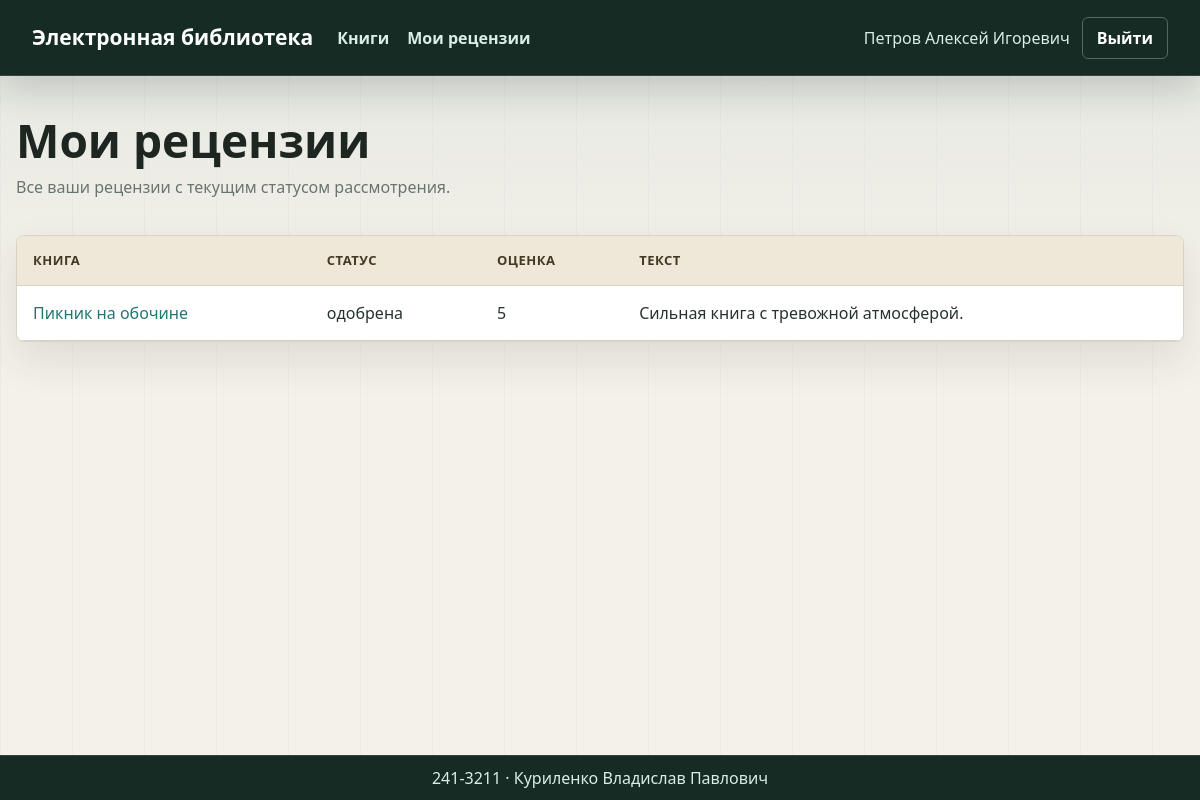
The app's page /my-reviews (signed in) with its own data.
### app.py (models this page shows, shortened)
class User(UserMixin, db.Model):
    __tablename__ = "users"
    id = db.Column(db.Integer, primary_key=True)
    login = db.Column(db.String(80), nullable=False, unique=True)
    password_hash = db.Column(db.String(255), nullable=False)
    last_name = db.Column(db.String(120), nullable=False)
    first_name = db.Column(db.String(120), nullable=False)
    middle_name = db.Column(db.String(120))
    role_id = db.Column(db.Integer, db.ForeignKey("roles.id"), nullable=False)
    role = db.relationship("Role", back_populates="users")
    reviews = db.relationship("Review", back_populates="user", cascade="all, delete-orphan")
    @property
    def full_name(self):
        parts = [self.last_name, self.first_name, self.middle_name]
        return " ".join(part for part in parts if part)
    def has_role(self, *names):
        return self.is_authenticated and self.role and self.role.name in names

class Review(db.Model):
    __tablename__ = "reviews"
    id = db.Column(db.Integer, primary_key=True)
    book_id = db.Column(db.Integer, db.ForeignKey("books.id", ondelete="CASCADE"), nullable=False)
    user_id = db.Column(db.Integer, db.ForeignKey("users.id", ondelete="CASCADE"), nullable=False)
    rating = db.Column(db.Integer, nullable=False)
    text = db.Column(db.Text, nullable=False)
    created_at = db.Column(db.DateTime, nullable=False, default=datetime.utcnow)
    status_id = db.Column(db.Integer, db.ForeignKey("review_statuses.id"), nullable=False)
    book = db.relationship("Book", back_populates="reviews")
    user = db.relationship("User", back_populates="reviews")
    status = db.relationship("ReviewStatus")
    __table_args__ = (db.UniqueConstraint("book_id", "user_id", name="uq_review_book_user"),)

class Book(db.Model):
    __tablename__ = "books"
    id = db.Column(db.Integer, primary_key=True)
    title = db.Column(db.String(255), nullable=False)
    short_description = db.Column(db.Text, nullable=False)
    year = db.Column(db.Integer, nullable=False)
    publisher = db.Column(db.String(255), nullable=False)
    author = db.Column(db.String(255), nullable=False)
    page_count = db.Column(db.Integer, nullable=False)
    created_at = db.Column(db.DateTime, nullable=False, default=datetime.utcnow)
    genres = db.relationship("Genre", secondary=book_genres, backref=db.backref("books", lazy="dynamic"))
    cover = db.relationship("Cover", back_populates="book", cascade="all, delete-orphan", uselist=False)
    reviews = db.relationship("Review", back_populates="book", cascade="all, delete-orphan")

class ReviewStatus(db.Model):
    __tablename__ = "review_statuses"
    id = db.Column(db.Integer, primary_key=True)
    name = db.Column(db.String(80), nullable=False, unique=True)

### app.py (the view)
    @app.route("/my-reviews")
    @login_required
    def my_reviews():
        if not current_user.has_role("пользователь"):
            flash("У вас недостаточно прав для выполнения данного действия", "danger")
            return redirect(url_for("index"))
        reviews = Review.query.filter_by(user_id=current_user.id).order_by(Review.created_at.desc()).all()
        return render_template("my_reviews.html", reviews=reviews)

### app.py (called while the page is built)
@login_manager.user_loader
def load_user(user_id):
    return db.session.get(User, int(user_id))

def register_filters(app):
    @app.template_filter("markdown")
    def markdown_filter(text):
        html = markdown.markdown(text or "", extensions=["extra", "nl2br"])
        return bleach.clean(
            html,
            tags=bleach.sanitizer.ALLOWED_TAGS
            | {"p", "br", "pre", "code", "h1", "h2", "h3", "ul", "ol", "li"},
            attributes=bleach.sanitizer.ALLOWED_ATTRIBUTES,
        )

### templates/my_reviews.html
{% extends "base.html" %}
{% block content %}
<section class="page-head">
  <div>
    <h1>Мои рецензии</h1>
    <p>Все ваши рецензии с текущим статусом рассмотрения.</p>
  </div>
</section>
<section class="table-card">
  <table>
    <thead><tr><th>Книга</th><th>Статус</th><th>Оценка</th><th>Текст</th></tr></thead>
    <tbody>
      {% for review in reviews %}
        <tr>
          <td><a href="{{ url_for('book_detail', book_id=review.book.id) }}">{{ review.book.title }}</a></td>
          <td>{{ review.status.name }}</td>
          <td>{{ review.rating }}</td>
          <td><div class="markdown-body">{{ review.text|markdown|safe }}</div></td>
        </tr>
      {% else %}
        <tr><td colspan="4">Вы ещё не оставляли рецензии.</td></tr>
      {% endfor %}
    </tbody>
  </table>
</section>
{% endblock %}

### templates/base.html (shortened to what this page needs)
<!doctype html>
<html lang="ru">
<head>
  <link rel="stylesheet" href="{{ url_for('static', filename='css/styles.css') }}">
</head>
<body>
  <header class="topbar">
    <a class="brand" href="{{ url_for('index') }}">Электронная библиотека</a>
    <nav class="nav">
      <a href="{{ url_for('index') }}">Книги</a>
      {% if current_user.is_authenticated and current_user.has_role('пользователь') %}
        <a href="{{ url_for('my_reviews') }}">Мои рецензии</a>
      {% endif %}
    </nav>
    <div class="account">
      {% if current_user.is_authenticated %}
        <span>{{ current_user.full_name }}</span>
        <a class="button ghost" href="{{ url_for('logout') }}">Выйти</a>
      {% else %}
        <a class="button" href="{{ url_for('login') }}">Войти</a>
      {% endif %}
    </div>
  </header>
  <main class="container">
    {% block content %}{% endblock %}
  </main>
  <footer class="footer">241-3211 · Куриленко Владислав Павлович</footer>
</body>
</html>

### static/css/styles.css (style rules this page uses)
:root { color-scheme: light; --bg: #f4f1ea; --panel: #ffffff; --panel-soft: #fbfaf7; --ink: #1d2621; --text: #26332d; --muted: #68756d; --line: #d9d3c7; --accent: #21756f; --accent-dark: #145650; --accent-soft: #e1f0ed; --gold: #d49a35; --berry: #9d4059; --danger: #b7352c; --success: #207448; --warning: #9a6700; }
* { box-sizing: border-box; }
body { margin: 0; min-height: 100vh; background: linear-gradient(180deg, rgb(33 117 111 / 8%), transparent 310px), repeating-linear-gradient(90deg, rgb(38 51 45 / 3%) 0 1px, transparent 1px 72px), var(--bg); color: var(--text); font: 16px/1.5 system-ui, -apple-system, BlinkMacSystemFont, "Segoe UI", sans-serif; }
a { color: var(--accent); text-decoration: none; }
.topbar { display: flex; align-items: center; gap: 24px; min-height: 76px; padding: 0 32px; border-bottom: 1px solid rgb(255 255 255 / 12%); background: #172b25; color: #fff; box-shadow: 0 14px 36px rgb(23 43 37 / 18%); }
.brand { color: #fff; font-size: 21px; font-weight: 800; letter-spacing: 0; }
.nav { display: flex; flex: 1; gap: 18px; flex-wrap: wrap; }
.nav a { color: #d8eee8; padding: 8px 0; font-weight: 650; }
.account { display: flex; align-items: center; gap: 12px; color: #d8eee8; }
.container { width: min(1180px, calc(100% - 32px)); margin: 38px auto 76px; }
.page-head, .section-head { display: flex; align-items: end; justify-content: space-between; gap: 16px; margin-bottom: 20px; }
h1, h2 { margin: 0 0 8px; line-height: 1.15; }
h1 { color: var(--ink); font-size: clamp(30px, 4vw, 46px); }
p { margin-top: 0; }
.muted, .page-head p { color: var(--muted); }
.button { display: inline-flex; align-items: center; justify-content: center; min-height: 38px; padding: 8px 14px; border: 1px solid var(--accent); border-radius: 6px; background: var(--accent); color: #fff; font: inherit; font-weight: 700; cursor: pointer; white-space: nowrap; }
.button.ghost { background: #fff; color: var(--accent); }
.topbar .button { border-color: rgb(255 255 255 / 28%); background: #f7f4ec; color: #15352f; }
.topbar .button.ghost { background: transparent; color: #fff; }
.table-card, .form-panel, .auth-panel, .review-detail { overflow: auto; border: 1px solid var(--line); border-radius: 8px; background: var(--panel); box-shadow: 0 18px 42px rgb(55 48 36 / 11%); }
table { width: 100%; border-collapse: collapse; min-width: 760px; }
th, td { padding: 15px 16px; border-bottom: 1px solid var(--line); text-align: left; vertical-align: top; }
th { background: #efe7d7; color: #443923; font-size: 13px; text-transform: uppercase; letter-spacing: .04em; }
tbody tr { transition: background-color .15s ease; }
.markdown-body p:last-child { margin-bottom: 0; }
.footer { position: fixed; inset: auto 0 0; padding: 10px 24px; border-top: 1px solid rgb(255 255 255 / 12%); background: #172b25; color: #d8eee8; text-align: center; }

### records on screen
User: full_name "Петров Алексей Игоревич"
Review: book "Пикник на обочине", status.name "одобрена", rating "5", text "Сильная книга с тревожной атмосферой."
